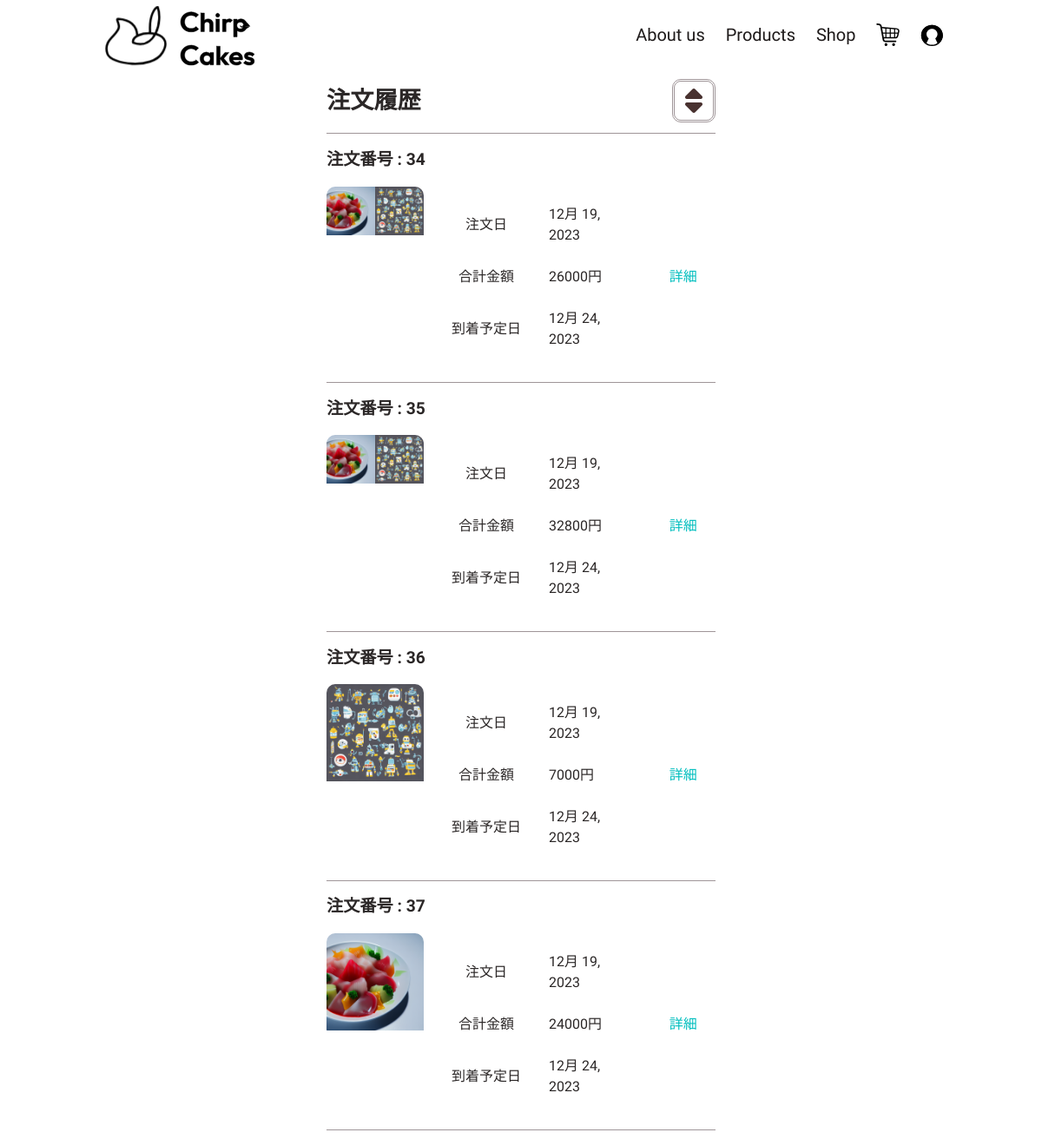
The page /main/orderhistory (signed in) on the database its author committed.
### main/models.py (models this page shows, shortened)
class OrderTable(models.Model):
    class Meta:
        verbose_name = _('注文テーブル')
        verbose_name_plural = _('注文テーブル')
    PAY_CHOICE = [
        (1, 'クレジットカード'),
        (2, '代金引換'),
        (3, '後払い決済'),
        (4, '振込')
    ]
    order_id = models.AutoField(primary_key=True, unique=True, verbose_name='注文ID', editable=False)
    user_id = models.ForeignKey(settings.AUTH_USER_MODEL, on_delete=models.CASCADE)
    post = models.TextField(verbose_name='郵便番号', default='', max_length=84, blank=False, validators=[RegexValidator(r'^[0-9]{3}-[0-9]{4}$',)])
    pref = models.TextField(verbose_name='都道府県', default='', max_length=20, blank=False)
    address = models.TextField(verbose_name='住所詳細', default='', max_length=255, blank=False)
    postage = models.IntegerField(verbose_name='送料', default=0, validators=[MinValueValidator(1), MaxValueValidator(9999)])
    town = models.CharField(verbose_name='市町村', max_length=255, default='')
    to_firstname = models.TextField(verbose_name='送り先(名前)',default='', blank=False)
    to_lastname = models.TextField(verbose_name='送り先(苗字)', default='',blank=False)
    create = models.DateField(auto_now_add=True, verbose_name='注文確定日')
    ordered = models.BooleanField(default=False, verbose_name='発送状況')
    arrive = models.DateField(verbose_name='到着予定日')
    pay = models.IntegerField(verbose_name='支払方法', choices=PAY_CHOICE, unique=False, default=1, blank=False)
    total_pay = models.IntegerField(verbose_name='合計金額', default=1)

class OrderDetailTable(models.Model):
    class Meta:
        verbose_name = _('注文詳細テーブル')
        verbose_name_plural = _('注文詳細テーブル')
    detail_id = models.AutoField(primary_key=True, unique=True, verbose_name='注文詳細ID', editable=False)
    order_id = models.ForeignKey(OrderTable, on_delete=models.CASCADE, verbose_name='注文ID', related_name='related_order')
    item_id = models.ForeignKey(ItemTable, on_delete=models.CASCADE, verbose_name='商品ID', related_name='related_order_item')
    quantity = models.IntegerField(verbose_name='数量', default=0, validators=[MinValueValidator(0), MaxValueValidator(1000)])

class ItemTable(models.Model):
    class Meta:
        verbose_name = _('商品テーブル')
        verbose_name_plural = _('商品テーブル')
    item_id = models.AutoField(primary_key=True, unique=True, verbose_name='商品ID', editable=False)
    item_name = models.TextField(max_length=30, unique=True, verbose_name='商品名')
    item_name_eng = models.TextField(default=f'',max_length=50, verbose_name='商品名(english)')
    item_img = models.ImageField(default='main/item/default_img.jpg', upload_to=saveItemPath)
    price = models.IntegerField(verbose_name='値段/個')
    sale_flg = models.BooleanField(default=True, verbose_name='販売ステータス')
    slug = models.SlugField(null=True, blank=True, max_length=20, default=f'')

### main/views.py (the view)
# urls.py: path('orderhistory', views.OrderHistory.as_view(), name="orderhistory"),
class OrderHistory(LoginRequiredMixin, TemplateView):
    template_name = 'main/orderhistory.html'
    params = {
        'status':0
    }
    def get(self, request, *args, **kwargs):
        if OrderTable.objects.filter(user_id=request.user, ordered=False).exists():
            order = OrderTable.objects.prefetch_related('related_order').filter(user_id=request.user, ordered=False)
            if 'filter' in request.GET:
                if request.GET['filter'] == '1':
                    self.params['data'] = order.order_by('total_pay')
                elif request.GET['filter'] == '2':
                    self.params['data'] = order.order_by('-total_pay')
                else:
                    self.params['data'] = order
            else:
                self.params['data'] = order
            self.params['status'] = 1
        else:
            self.params['status'] = 0
        return render(request, self.template_name, context=self.params)

### templates/main/orderhistory.html (shortened to what this page needs)
{% load static %}
<!DOCTYPE html>
<html lang="ja">
<head>
    <link rel="stylesheet" href="{% static 'main/css/main.css' %}">
    <link href="https://use.fontawesome.com/releases/v5.0.6/css/all.css" rel="stylesheet">
</head>
<body>
    {% include 'main/component/banner.html' %}
    <div id="root">
        <main id="orderhistory">
            {% if status %}
            <div class="order-header">
                <div class="order-title">
                    注文履歴
                </div>
                <div class="order-filter">
                    <div class="filter-btn" id="filter">
                        <i class="fa-solid fa-sort"></i>
                    </div>
                </div>
            </div>
            {% for item in data %}
            <div class="order-block">
                <div class="order-title">
                    <a href="{% url 'main:orderdetail' item.order_id %}">
                        注文番号 : {{ item.order_id}}</a>
                </div>
                <div class="order-data">
                    <a href="{% url 'main:orderdetail' item.order_id %}" class="order-img">
                        {% for img in item.related_order.all %}
                        <img src="{{ MEDIA_URL }}{{ img.item_id.item_img }}" alt="" class="item-img">
                        {% endfor %}
                    </a>
                    <div class="field">
                        <div class="data">
                            <div class="head">
                                注文日
                            </div>
                            <div class="body">
                                {{ item.create }}
                            </div>
                            <div class="head">
                                合計金額
                            </div>
                            <div class="body">
                                {{ item.total_pay|add:item.postage }}円
                            </div>
                            <div class="head">
                                到着予定日
                            </div>
                            <div class="body">
                                {{ item.arrive }}
                            </div>
                        </div>
                    </div>
                    <div class="order-link">
                        <a href="{% url 'main:orderdetail' item.order_id %}">
                            詳細
                        </a>
                    </div>
                </div>
            </div>
            {% endfor %}
            {% endif %}
        </main>
    </div>
</body>
</html>

### static/main/css/main.css (style rules this page uses)
* { font-family: "Luckiest Guy", cursive; font-family: "Outfit", sans-serif; font-family: "Shippori Mincho", serif; font-family: "Zen Kaku Gothic New", sans-serif; list-style: none; color: rgb(43, 39, 39); text-decoration: none; }
a { color: rgb(0, 190, 190); }
html, body { color: rgb(43, 39, 39); font-family: "Zen Kaku Gothic New", sans-serif, "Outfit", sans-serif; height: 100%; margin: 0; }
#root { background-color: rgb(255, 255, 255); height: 100vh; }
#orderCheck, #orderhistory, #orderConfirm { position: relative; height: auto; padding: 1rem; padding-top: 70px; width: 100%; background-color: rgb(255, 242, 242); }
#orderCheck .order-block, #orderhistory .order-block, #orderConfirm .order-block { width: 50%; margin: 0 auto; }
#orderCheck .order-block .field, #orderhistory .order-block .field, #orderConfirm .order-block .field { position: relative; padding: 1.3rem 2rem; background-color: rgb(255, 255, 255); border-radius: 10px; }
#orderCheck .order-block .field .data, #orderhistory .order-block .field .data, #orderConfirm .order-block .field .data { display: grid; row-gap: 1.5rem; width: 100%; grid-template-columns: auto 1fr; }
#orderCheck .order-block .field .data .head, #orderhistory .order-block .field .data .head, #orderConfirm .order-block .field .data .head { display: flex; justify-content: center; align-items: center; }
#orderCheck .order-block .field .data .body, #orderhistory .order-block .field .data .body, #orderConfirm .order-block .field .data .body { padding-left: 2rem; }
#orderhistory { height: auto; padding: 1rem; padding-top: 80px; width: 40%; margin: 0 auto; background-color: rgb(255, 255, 255); position: relative; }
#orderhistory .order-header { display: grid; grid-template-columns: 1fr 1fr; border-bottom: 1px solid #9f9598; }
#orderhistory .order-header .order-filter { display: grid; justify-content: flex-end; align-items: center; }
#orderhistory .order-header .order-filter .filter-btn { width: 50px; height: 50px; background-color: white; border-radius: 10px; display: grid; justify-content: center; align-items: center; position: relative; border: 3px #9f9598 double; }
#orderhistory .order-header .order-filter .filter-btn::after { content: ""; width: 90%; height: 90%; position: absolute; top: 0; left: 0; right: 0; bottom: 0; margin: auto; border-radius: 10px; }
#orderhistory .order-header .order-filter .filter-btn i { font-size: 200%; color: rgb(73, 50, 48); }
#orderhistory .order-title { font-size: 170%; font-weight: 600; margin: 1rem 0; }
#orderhistory .order-title a { color: rgb(43, 39, 39); }
#orderhistory .order-block { width: 100%; margin: 1rem 0; }
#orderhistory .order-block .order-title { font-size: 120%; font-weight: 600; margin: 1rem 0; }
#orderhistory .order-block .order-data { display: grid; grid-template-columns: 0.3fr 0.7fr 0.2fr; }
#orderhistory .order-block .order-data .order-img { display: grid; grid-template-columns: 1fr 1fr; position: relative; border-radius: 10px; overflow: hidden; }
#orderhistory .order-block .order-data .order-img::after { content: ""; position: absolute; background-color: rgba(255, 255, 255, 0); z-index: 1; top: 0; left: 0; width: 100%; height: 100%; transition: 0.3s ease-in-out; }
#orderhistory .order-block .order-data .oneimg { display: block; -o-object-fit: cover; object-fit: cover; }
#orderhistory .order-block .order-data .field { display: grid; justify-content: center; align-items: center; }
#orderhistory .order-block .order-data .order-link { display: flex; justify-content: center; align-items: center; }

### rows shown on the page
OrderTable: order_id "34", create "12月 19, 2023", total_pay|add "26000", arrive "12月 24, 2023"
OrderDetailTable: item_id.item_img (picture)
OrderDetailTable: item_id.item_img (picture)
OrderTable: order_id "35", create "12月 19, 2023", total_pay|add "32800", arrive "12月 24, 2023"
OrderDetailTable: item_id.item_img (picture)
OrderDetailTable: item_id.item_img (picture)
OrderTable: order_id "36", create "12月 19, 2023", total_pay|add "7000", arrive "12月 24, 2023"
OrderDetailTable: item_id.item_img (picture)
OrderTable: order_id "37", create "12月 19, 2023", total_pay|add "24000", arrive "12月 24, 2023"
OrderDetailTable: item_id.item_img (picture)
